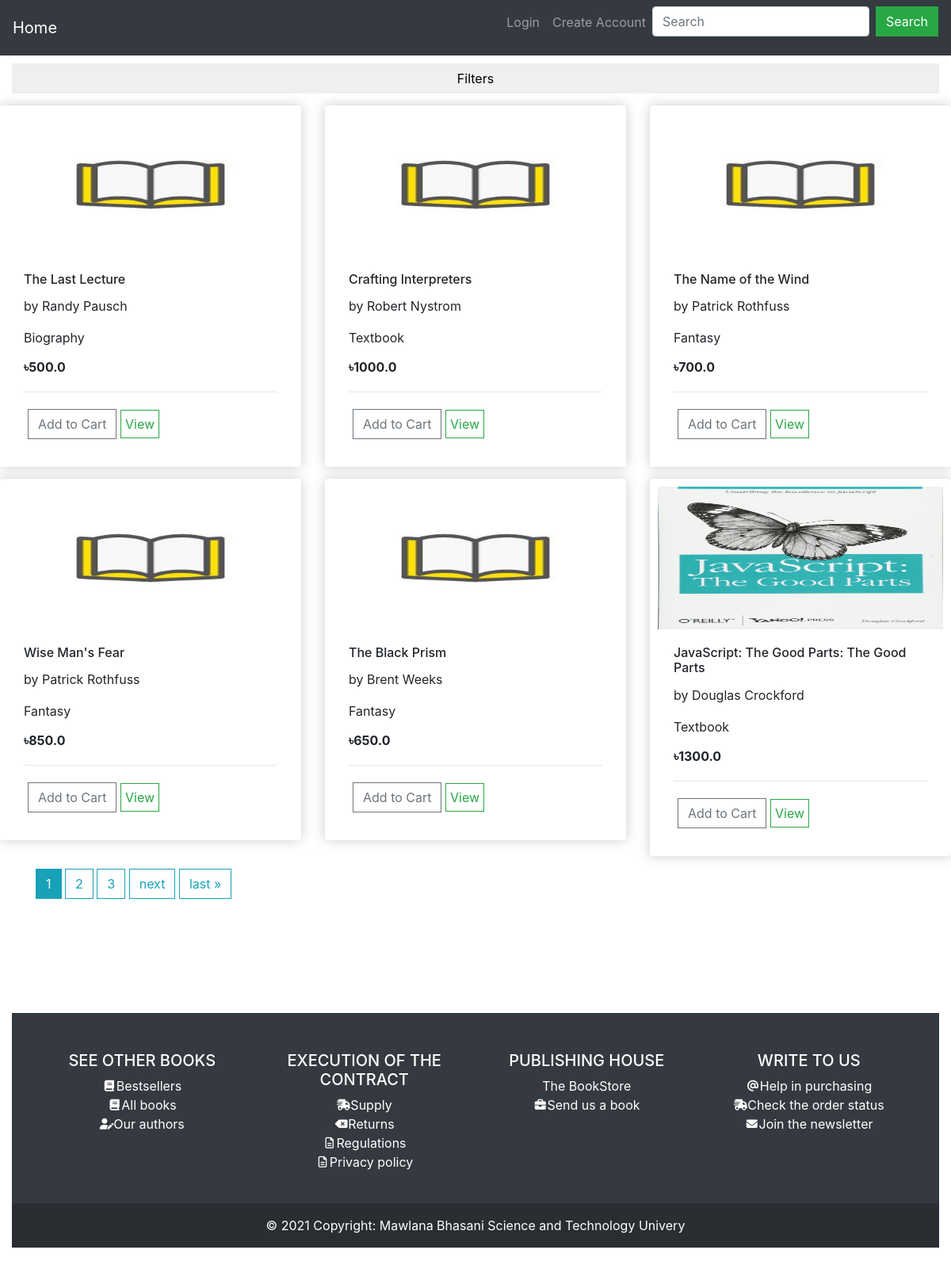
/?page=1, run on the app's committed database.
### shop/models.py (models this page shows, shortened)
class Product(models.Model):
    BOOK_GENRES_CHOICES = [
        ('Action', 'Action and adventure'),
        ('Art', 'Art/architecture'),
        ('Alternate history', 'Alternate history'),
        ('Autobiography', 'Autobiography'),
        ('Anthology', 'Anthology'),
        ('Biography', 'Biography'),
        ('Business', 'Business/economics'),
        ('Children', 'Children'),
        ('Crafts/hobbies', 'Crafts/hobbies'),
        ('Classic', 'Classic'),
        ('Cookbook', 'Cookbook'),
        ('Comic book', 'Comic book'),
        ('Diary', 'Diary'),
        ('Dictionary', 'Dictionary'),
        ('Crime', 'Crime'),
        ('Encyclopedia', 'Encyclopedia'),
        ('Drama', 'Drama'),
        ('Fairytale', 'Fairytale'),
        ('Health', 'Health/fitness'),
        ('Fantasy', 'Fantasy'),
        ('History', 'History'),
        ('Graphic novel', 'Graphic novel'),
        ('Home and garden', 'Home and garden'),
        ('Historical fiction', 'Historical fiction'),
        ('Humor', 'Humor'),
        ('Horror', 'Horror'),
        ('Journal', 'Journal'),
        ('Mystery', 'Mystery'),
        ('Math', 'Math'),
        ('Paranormal romance', 'Paranormal romance'),
        ('Memoir', 'Memoir'),
        ('Picture book', 'Picture book'),
        ('Philosophy', 'Philosophy'),
        ('Poetry', 'Poetry'),
        ('Prayer', 'Prayer'),
        ('Political thriller', 'Political thriller'),
        ('Religion', 'Religion, spirituality, and new age'),
        ('Romance', 'Romance'),
        ('Textbook', 'Textbook'),
        ('Satire', 'Satire'),
        ('True crime', 'True crime'),
        ('Science fiction', 'Science fiction'),
        ('Review', 'Review'),
        ('Short story', 'Short story'),
        ('Science', 'Science'),
        ('Suspense', 'Suspense'),
        ('Self help', 'Self help'),
        ('Thriller', 'Thriller'),
        ('Sports and leisure', 'Sports and leisure'),
        ('Western', 'Western'),
        ('Travel', 'Travel'),
        ('Young adult', 'Young adult'),
    ]
    product_name = models.CharField(blank=True, max_length=255)
    author_name = models.CharField(blank=True, max_length=255)
    price = models.FloatField(blank=True, null=True, default=1)
    digital = models.BooleanField(default=False, null=True, blank=False)
    genres = models.CharField(
        max_length=150, choices=BOOK_GENRES_CHOICES, default='Textbook')
    quantity = models.IntegerField(blank=False, default=1)
    product_pic = models.ImageField(
        default='book-default.jpg', upload_to='product')

### shop/views.py (the view)
# urls.py: 2. Add a URL to urlpatterns:  path('', views.home, name='home')
def home(request):
    books = Product.objects.all()
    books_filter = ProductFilter(request.GET, queryset=books)
    paginator = Paginator(books_filter.qs, 6)
    page_number = request.GET.get('page')
    page_obj = paginator.get_page(page_number)
    if request.user.is_authenticated:
        customer = request.user.profile
        order, created = Order.objects.get_or_create(
            profile=customer, completed=False)
        cartItems = order.get_cart_items
    else:
        items = []
        order = {'get_cart_total': 0, 'get_cart_items': 0}
        cartItems = order['get_cart_items']
    data = {'cartItems': cartItems,
            'books_filter': books_filter, 'page_obj': page_obj}
    return render(request, 'profiles/home.html', data)

### profiles/templatetags/profiles_extras.py (called while the page is built)
@register.simple_tag
def relative_url(value, field_name, urlencode=None):
    url = '?{}={}'.format(field_name, value)
    if urlencode:
        querystring = urlencode.split('&')
        filtered_querystring = filter(
            lambda p: p.split('=')[0] != field_name, querystring)
        encoded_querystring = '&'.join(filtered_querystring)
        url = '{}&{}'.format(url, encoded_querystring)
    return url

### profiles/templates/profiles/home.html (shortened to what this page needs)
{% extends "profiles/base.html" %}
{% load crispy_forms_tags %}
{% load profiles_extras %}
{% block content %}
    <div class="col-lg-12">
        <button data-toggle="collapse" data-target="#demo" class="btn btn-block">Filters</button>
    </div>
    <div class="row">
        {% for book in page_obj %}
            <div class="col-md-4 col-lg-4 col-sm-6">
                <div class="container box-element">
                    <img src="{{ book.product_pic.url }}"
                         class="card-img-top"
                         style="width: 100%;
                                height: 180px;"/>
                    <div class="card-body">
                        <h6 class="card-title">{{ book.product_name }}</h6>
                        <p>by {{ book.author_name }}</p>
                        <p>{{ book.genres }}</p>
                        <h6 style="display: inline-block; float: left">
                            <strong>&#2547;{{ book.price }}</strong>
                        </h6>
                        <br>
                        <hr>
                        <div class="container padding justify-content-md-center">
                            <button data-product="{{ book.id }}"
                                    data-action="add"
                                    class="btn btn-outline-secondary add-btn update-cart">
                                Add to Cart
                            </button>
                            <a href="{% url 'profiles:product-detail' book.id %}"
                               class="btn btn-outline-success padding">View</a>
                        </div>
                    </div>
                </div>
            </div>
        {% endfor %}
    </div>
    <div class="container mt-3">
        <div class="pagination">
            <span class="step-links">
                {% for num in page_obj.paginator.page_range %}
                    {% if page_obj.number == num %}
                        <a class="btn btn-info mb-4" href="?page={{ num }}">{{ num }}</a>
                    {% elif num > page_obj.number|add:'-3' and num < page_obj.number|add:'3' %}
                        <a class="btn btn-outline-info mb-4" href="?page={{ num }}">{{ num }}</a>
                    {% endif %}
                {% endfor %}
                {% if page_obj.has_next %}
                    <a href="{% relative_url page_obj.next_page_number 'page' request.GET.urlencode %}"
                       class="btn btn-outline-info mb-4">next</a>
                    <a href="{% relative_url page_obj.paginator.num_pages 'page' request.GET.urlencode %}"
                       class="btn btn-outline-info mb-4">last &raquo;</a>
                {% endif %}
            </span>
        </div>
    </div>
{% endblock content %}

### static/css/brands.css (style rules this page uses)
:root, :host { --fa-style-family-brands: 'Font Awesome 6 Brands'; --fa-font-brands: normal 400 1em/1 'Font Awesome 6 Brands'; }

### static/css/solid.css (style rules this page uses)
:root, :host { --fa-style-family-classic: 'Font Awesome 6 Free'; --fa-font-solid: normal 900 1em/1 'Font Awesome 6 Free'; }

### static/css/regular.css (style rules this page uses)
:root, :host { --fa-style-family-classic: 'Font Awesome 6 Free'; --fa-font-regular: normal 400 1em/1 'Font Awesome 6 Free'; }

### static/css/main.css (style rules this page uses)
.box-element { box-shadow:hsl(0, 0%, 80%) 0 0 16px; background-color: #fff; border-radius: 4px; padding: 10px; margin-top: 5px; }
.padding { padding: 5px; }
.col-lg-4, .col-lg-6, .col-lg-8, .col-lg-12 { margin-top: 10px; }
.btn { border-radius: 0; }

### data on the page
Product: product_pic (placeholder picture), product_name "The Last Lecture", author_name "Randy Pausch", genres "Biography", price "500.0"
Product: product_pic (placeholder picture), product_name "Crafting Interpreters", author_name "Robert Nystrom", genres "Textbook", price "1000.0"
Product: product_pic (placeholder picture), product_name "The Name of the Wind", author_name "Patrick Rothfuss", genres "Fantasy", price "700.0"
Product: product_pic (placeholder picture), product_name "Wise Man's Fear", author_name "Patrick Rothfuss", genres "Fantasy", price "850.0"
Product: product_pic (placeholder picture), product_name "The Black Prism", author_name "Brent Weeks", genres "Fantasy", price "650.0"
Product: product_pic (picture), product_name "JavaScript: The Good Parts: The Good Parts", author_name "Douglas Crockford", genres "Textbook", price "1300.0"

### other printed values
{{ num }} "1"
{{ num }} "2" "3"
